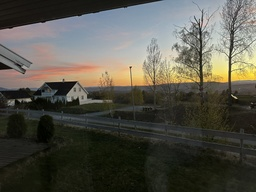
#> input picture lab03/data/IMG_0160.jpg, 256 x 192 px, shrunk from 1024 x 768 before the run; its folder holds only this picture in this run
$ python repeatability.py   (older library calls are emulated)
#> lines starting #> are read from the running program, lines starting #| are printed output that depends on the picture
### lab03/src/utils.py
# common stuff: own Harris, non-maximum suppression, point matching

import csv
import glob
import os

import cv2
import numpy as np
from scipy.spatial import cKDTree

LAB = os.path.dirname(os.path.dirname(os.path.abspath(__file__)))
DATA = os.path.join(LAB, "data")
RESULTS = os.path.join(LAB, "results")
FIG = os.path.join(LAB, "figures")

os.makedirs(RESULTS, exist_ok=True)
os.makedirs(FIG, exist_ok=True)

N_POINTS = 1000   # same limit for every detector
NMS_RADIUS = 10   # same suppression radius for every detector
EPS = 3           # px, same threshold for the repeatability


def image_paths():
    return sorted(glob.glob(os.path.join(DATA, "*.jpg")))


def harris_response(image, k=0.04, sigma=1.5, box=None):
    # steps 1-5; box = window size to sum over a square window instead of the gaussian
    # (that is what cv2.cornerHarris does with blockSize)
    gray = cv2.cvtColor(image, cv2.COLOR_BGR2GRAY).astype(np.float32)
    ix = cv2.Sobel(gray, cv2.CV_32F, 1, 0, ksize=3)
    iy = cv2.Sobel(gray, cv2.CV_32F, 0, 1, ksize=3)
    # products first, then smoothing
    if box is None:
        smooth = lambda m: cv2.GaussianBlur(m, (0, 0), sigma)
    else:
        smooth = lambda m: cv2.boxFilter(m, -1, (box, box), normalize=False)
    a = smooth(ix * ix)
    b = smooth(iy * iy)
    c = smooth(ix * iy)
    return (a * b - c * c) - k * (a + b) ** 2


def nms(points, scores, radius=NMS_RADIUS, n=N_POINTS):
    # steps 6-7: go through the points in order of decreasing score, keep a point if it is
    # farther than radius from everything kept so far, stop at n points
    order = np.argsort(-scores)
    points = points[order]
    kept = []
    for p in points:
        if kept:
            d = np.linalg.norm(np.array(kept) - p, axis=1)
            if d.min() <= radius:
                continue
        kept.append(p)
        if len(kept) == n:
            break
    return np.array(kept, dtype=np.float32)


def points_from_response(r, fraction=0.01):
    # threshold by a fraction of the maximum, and keep only local maxima (3x3)
    # so that the greedy loop in nms has fewer candidates
    local_max = cv2.dilate(r, np.ones((3, 3), np.uint8))
    ys, xs = np.where((r > fraction * r.max()) & (r == local_max))
    points = np.stack([xs, ys], axis=1).astype(np.float32)
    return nms(points, r[ys, xs])


def harris_points(image, box=None):
    return points_from_response(harris_response(image, box=box))


def keypoints_to_points(keypoints):
    # same limit and the same nms as for harris, by the detector's own response
    pts = np.array([kp.pt for kp in keypoints], dtype=np.float32)
    resp = np.array([kp.response for kp in keypoints], dtype=np.float32)
    if len(pts) == 0:
        return pts
    return nms(pts, resp)


# [6 lines left out: function matched_fraction, not called in this run]


def save_csv(name, header, rows):
    with open(os.path.join(RESULTS, name), "w", newline="", encoding="utf-8") as f:
        writer = csv.writer(f)
        writer.writerow(header)
        writer.writerows(rows)

### lab03/src/repeatability.py
# Lab 3, part D: repeatability of Harris, SIFT and ORB under known transformations

import os

import cv2
import matplotlib
matplotlib.use("Agg")
import matplotlib.pyplot as plt
import numpy as np

from utils import EPS, FIG, N_POINTS, harris_points, image_paths, keypoints_to_points, save_csv

np.random.seed(42)

sift = cv2.SIFT_create(nfeatures=N_POINTS)
orb = cv2.ORB_create(nfeatures=N_POINTS)


def detect(name, image):
    if name == "Harris":
        return harris_points(image)
    gray = cv2.cvtColor(image, cv2.COLOR_BGR2GRAY)
    det = sift if name == "SIFT" else orb
    return keypoints_to_points(det.detect(gray, None))


def transform(image, kind, value):
    # returns the new image and the 3x3 matrix H that maps original points to it
    h, w = image.shape[:2]
    if kind == "rotation":
        m = cv2.getRotationMatrix2D((w / 2, h / 2), value, 1.0)
        H = np.vstack([m, [0, 0, 1]])
        return cv2.warpPerspective(image, H, (w, h)), H
    if kind == "scale":
        H = np.diag([value, value, 1.0])
        return cv2.warpPerspective(image, H, (int(w * value), int(h * value))), H
    if kind == "brightness":
        return np.clip(image.astype(np.float32) * value, 0, 255).astype(np.uint8), np.eye(3)
    if kind == "noise":
        noisy = image.astype(np.float32) + np.random.normal(0, value, image.shape)
        return np.clip(noisy, 0, 255).astype(np.uint8), np.eye(3)


def repeatability(p1, p2, H, shape):
    # Step 15: move p1 with H, drop the ones that fell outside the new image,
    # count how many got a p2 point closer than EPS, divide by min(|P1|, |P2|)
    if len(p1) == 0 or len(p2) == 0:
        return 0.0
    moved = cv2.perspectiveTransform(p1.reshape(-1, 1, 2), H).reshape(-1, 2)
    h, w = shape[:2]
    inside = (moved[:, 0] >= 0) & (moved[:, 0] < w) & (moved[:, 1] >= 0) & (moved[:, 1] < h)
    moved = moved[inside]
    if len(moved) == 0:
        return 0.0
    d = np.linalg.norm(moved[:, None, :] - p2[None, :, :], axis=2)
    nearest = d.argmin(axis=1)
    # each p2 point can be used only once, otherwise two close p1 points count the same p2 twice
    matched = np.unique(nearest[d.min(axis=1) < EPS])
    return len(matched) / min(len(moved), len(p2))


# Step 16. Grid of experiments
grid = {
    "rotation": np.arange(0, 91, 10),
    "scale": np.arange(0.5, 2.01, 0.25),
    "brightness": np.arange(0.5, 1.51, 0.1).round(2),
    "noise": np.arange(0, 21, 5),
}
detectors = ["Harris", "SIFT", "ORB"]

images = [cv2.imread(p) for p in image_paths()]
#> images = 1 item
originals = {d: [detect(d, im) for im in images] for d in detectors}
#> in harris_response, image is the input picture: shape (192, 256, 3); mean B, G, R 74.1, 83.8, 85.4
#> in harris_response, `b = smooth(iy * iy)`:
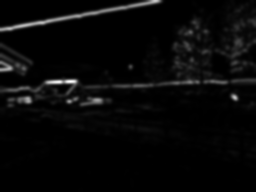
#> b: shape (192, 256) float32; min 4.64, max 159146.9, mean 5406.8; drawn with min black and max white
#> in harris_response, `return (a * b - c * c) - k * (a + b) ** 2`:
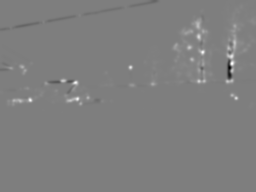
#> returned value: shape (192, 256) float32; min -2.82e+09, max 2.87e+09, mean 21813902; drawn with min black and max white
#> in points_from_response, `local_max = cv2.dilate(r, np.ones((3, 3), np.uint8))`:
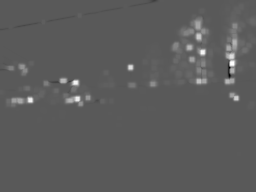
#> local_max: shape (192, 256) float32; min -1.55e+09, max 2.87e+09, mean 52242996; drawn with min black and max white
#> in points_from_response, `ys, xs = np.where((r > fraction * r.max()) & (r == local_max))`: ys = 138 values from 0 to 103; xs = 138 values, max 253 at index 31, min 0 at index 115, mean 160.8
#> in points_from_response, `points = np.stack([xs, ys], axis=1).astype(np.float32)`: points = 138 pairs, first value 0 to 253, second value 0 to 103
#> in nms, `order = np.argsort(-scores)`: order = 138 values, max 137 at index 109, min 0 at index 135, mean 68.5
#> the loop in nms, `for p in points:` made 138 passes
#> (p, d) on passes 2 to 10: ([202, 52], [31.95]), ([75, 82], [158.1, 130.5]), ([30, 100], [205.4, 178.6, 48.47]), ([77, 98], [158.9, 133.2, 16.12, 47.04]), ([231, 56], [7.07, 29.27, 158.2, 205.8, 159.6]), ([130, 67], [102.1, 73.55, 57.01, 105.3, 61.4]), ([236, 98], [35.23, 57.2, 161.8, 206, 159, 110.4]), ([198, 36], [43.42, 16.49, 131.3, 179.8, 136, 74.73, 72.72]), ([199, 81], [37.59, 29.15, 124, 170.1, 123.2, 70.41, 40.72, 45.01])
#> p on passes 1, 11, 12, 13, 14, 15: [232, 63], [189, 47], [63, 80], [227, 81], [234, 42], [70, 100]
#> after the loop in nms, `for p in points:`: kept = 57 pairs, first value 0 to 253, second value 1 to 103
#> in keypoints_to_points, `pts = np.array([kp.pt for kp in keypoints], dtype=np.float32)`: pts = 162 pairs, first value 2.37 to 252.5, second value 7.28 to 129.9
#> in keypoints_to_points, `resp = np.array([kp.response for kp in keypoints], dtype=np.float32)`: resp = 162 values, max 0.0758 at index 136, min 0.0136 at index 72, mean 0.0303
#> the loop in nms (call 2), `for p in points:` made 162 passes
#> (p, d) on passes 2 to 12: ([229.9, 57.55], [6.69]), ([229.9, 57.55], [6.69]), ([28.22, 99.77], [204.8]), ([28.22, 99.77], [204.8, 0]), ([230.7, 50.14], [14.12, 208.4]), ([230.7, 50.14], [14.12, 208.4, 0]), ([64.36, 86.87], [167.1, 38.37, 170.3]), ([74.06, 82.7], [156.9, 48.92, 160, 10.56]), ([200.6, 70.02], [29.85, 174.9, 36.04, 137.3, 127.2]), ([19.77, 100.2], [213.2, 8.47, 216.8, 46.55, 57.06, 183.4]), ([73.39, 83], [157.6, 48.18, 160.7, 9.83, 0.736, 127.9])
#> p on passes 1, 17, 18, 19, 20, 21: [229.9, 64.24], [77.49, 99], [69.54, 96.38], [217.7, 67.84], [204.8, 79.71], [204.8, 79.71]
#> originals = 3 items

rows = []
for kind, values in grid.items():
    print(kind)
    mean = {d: [] for d in detectors}
    for v in values:
        for d in detectors:
            scores = []
            for im, p1 in zip(images, originals[d]):
                warped, H = transform(im, kind, v)
                p2 = detect(d, warped)
                scores.append(repeatability(p1, p2, H, warped.shape))
            mean[d].append(np.mean(scores))
            rows.append([kind, v, d, round(np.mean(scores), 4), round(np.std(scores), 4)])
        print(f"  {v}: " + "  ".join(f"{d} {mean[d][-1] * 100:.0f} %" for d in detectors))

    plt.figure(figsize=(6, 4))
    for d in detectors:
        plt.plot(values, np.array(mean[d]) * 100, "o-", label=d)
    plt.xlabel({"rotation": "angle, deg", "scale": "scale", "brightness": "brightness factor",
                "noise": "noise sigma"}[kind])
    plt.ylabel("repeatability, %")
    plt.ylim(0, 105)
    plt.title(f"{kind}, mean over {len(images)} images")
    plt.grid(alpha=0.3)
    plt.legend()
    plt.savefig(os.path.join(FIG, f"repeatability_{kind}.png"), dpi=150, bbox_inches="tight")
    plt.close()
#> this loop made 4 passes
#> pass 1, in repeatability (call 3), `d = np.linalg.norm(moved[:, None, :] - p2[None, :, :], axis=2)`:
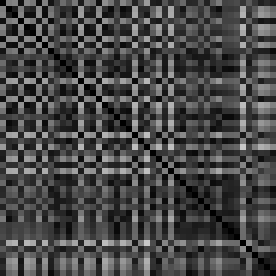
#> d: shape (46, 46) float32 (shown 6 times larger); min 0, max 201.2, mean 71.3
#> pass 1, in harris_response (call 3), `gray = cv2.cvtColor(image, cv2.COLOR_BGR2GRAY).astype(np.float32)`:
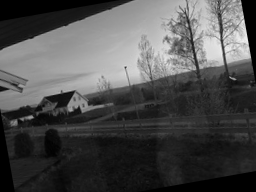
#> gray: shape (192, 256) float32; min 0, max 239, mean 77.5
#> pass 1, `plt.savefig(os.path.join(FIG, f"repeatability_{kind}.png"), dpi=150, b..`:
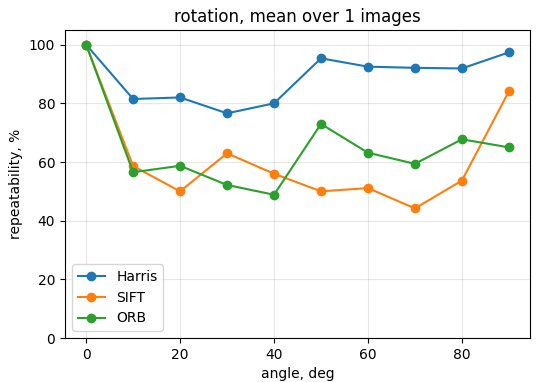
#> figure drawn by matplotlib, 1 panel; curve peaks at x = 0, y = 100; curve peaks at x = 0, y = 100; curve peaks at x = 0, y = 100
#> pass 2, `plt.savefig(os.path.join(FIG, f"repeatability_{kind}.png"), dpi=150, b..`:
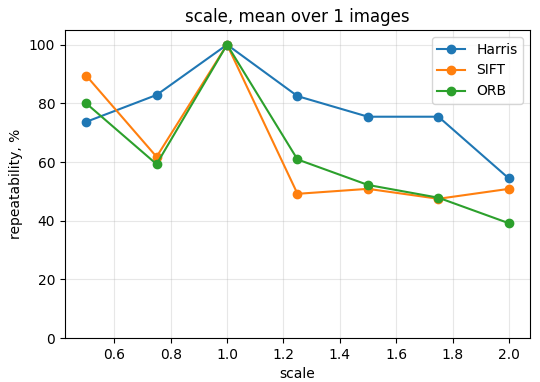
#> figure drawn by matplotlib, 1 panel
#> after the loop, rows = 99 items, first 6: ['rotation', 0, 'Harris', 1, 0], ['rotation', 0, 'SIFT', 1, 0], ['rotation', 0, 'ORB', 1, 0], ['rotation', 10, 'Harris', 0.815, 0], ['rotation', 10, 'SIFT', 0.586, 0], ['rotation', 10, 'ORB', 0.565, 0]

save_csv("repeatability.csv", ["transform", "value", "detector", "mean", "std"], rows)

$ run again, on lab03/data/IMG_0663.jpg
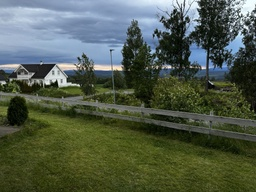
#> input picture lab03/data/IMG_0663.jpg, 256 x 192 px, shrunk from 1024 x 768 before the run
#> images = 1 item
#> in harris_response, image is the input picture: shape (192, 256, 3); mean B, G, R 75.7, 91.3, 80.6
#> ys = 152 values from 0 to 120; xs = 152 values, max 255 at index 17, min 5 at index 129, mean 156.6
#> in points_from_response, `points = np.stack([xs, ys], axis=1).astype(np.float32)`: points = 152 pairs, first value 5 to 255, second value 0 to 120
#> order = 152 values, max 151 at index 151, min 0 at index 121, mean 75.5
#> the loop in nms, `for p in points:` made 152 passes
#> (p, d) on passes 2 to 9: ([199, 8], [160.6]), ([67, 81], [11, 150.8]), ([49, 83], [7.28, 167.7, 18.11]), ([244, 29], [195.1, 49.66, 184.5]), ([240, 14], [195.8, 41.44, 185.5, 15.52]), ([45, 84], [11.4, 171.7, 22.2, 206.5, 207.2]), ([170, 67], [114.9, 65.74, 103.9, 83.19, 87.8, 126.2]), ([5, 83], [51.04, 208, 62.03, 245, 244.9, 40.01, 165.8])
#> after the loop in nms, `for p in points:`: kept = 71 pairs, first value 5 to 254, second value 3 to 120
#> pts = 375 pairs, first value 3.11 to 250.9, second value 3.53 to 185.3
#> resp = 375 values, max 0.0841 at index 222, min 0.0134 at index 370, mean 0.0326
#> the loop in nms (call 2), `for p in points:` made 375 passes
#> (p, d) on passes 2 to 9: ([3.41, 82.52], [166.5]), ([3.41, 82.52], [166.5, 0]), ([246.4, 27.34], [86.67, 249.2]), ([246.4, 27.34], [86.67, 249.2, 0]), ([56.16, 82.08], [114.1, 52.75, 198]), ([56.16, 82.08], [114.1, 52.75, 198, 0]), ([10.77, 79.51], [158.9, 7.95, 241.3, 45.46]), ([10.77, 79.51], [158.9, 7.95, 241.3, 45.46])
#> originals = 3 items
#> the loop `for kind, values in grid.items():` made 4 passes
#> pass 1, in harris_response (call 3), `gray = cv2.cvtColor(image, cv2.COLOR_BGR2GRAY).astype(np.float32)`:
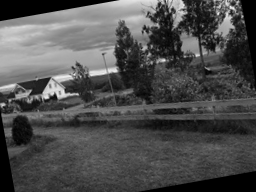
#> gray: shape (192, 256) float32; min 0, max 240, mean 78.2
#> pass 2, `plt.savefig(os.path.join(FIG, f"repeatability_{kind}.png"), dpi=150, b..`:
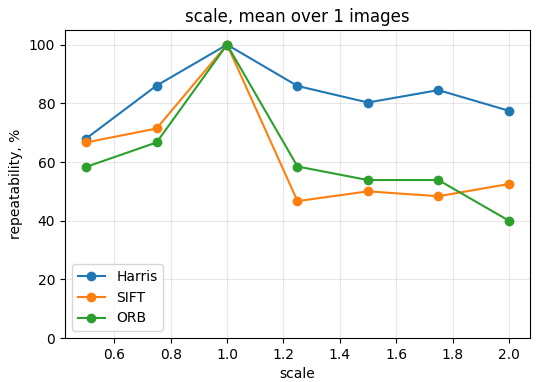
#> figure drawn by matplotlib, 1 panel
#> after the loop `for kind, values in grid.items():`: rows = 99 items, first 6: ['rotation', 0, 'Harris', 1, 0], ['rotation', 0, 'SIFT', 1, 0], ['rotation', 0, 'ORB', 1, 0], ['rotation', 10, 'Harris', 0.8, 0], ['rotation', 10, 'SIFT', 0.687, 0], ['rotation', 10, 'ORB', 0.677, 0]

$ run again, on lab03/data/IMG_1328.jpg
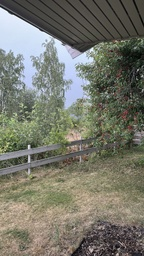
#> input picture lab03/data/IMG_1328.jpg, 144 x 256 px, shrunk from 576 x 1024 before the run
#> images = 1 item
#> in harris_response, image is the input picture: shape (256, 144, 3); mean B, G, R 107.7, 119.4, 118.8
#> ys = 252 values from 7 to 255; xs = 252 values, max 143 at index 85, min 0 at index 0, mean 70.17
#> in points_from_response, `points = np.stack([xs, ys], axis=1).astype(np.float32)`: points = 252 pairs, first value 0 to 143, second value 7 to 255
#> order = 252 values, max 251 at index 80, min 0 at index 70, mean 125.5
#> the loop in nms, `for p in points:` made 252 passes
#> (p, d) on passes 2 to 8: ([92, 48], [115.7]), ([91, 251], [122.8, 203]), ([117, 254], [140.1, 207.5, 26.17]), ([81, 52], [106.6, 11.7, 199.3, 205.2]), ([28, 161], [16.03, 129.9, 109.9, 128.7, 121.2]), ([118, 248], [136.1, 201.7, 27.17, 6.08, 199.5, 125.2]), ([63, 44], [106.6, 29.27, 208.9, 216.8, 19.7, 122.1])
#> after the loop in nms, `for p in points:`: kept = 105 pairs, first value 0 to 143, second value 7 to 254
#> pts = 318 pairs, first value 2.47 to 140.2, second value 9.97 to 253.1
#> resp = 318 values, max 0.0688 at index 228, min 0.0134 at index 162, mean 0.024
#> the loop in nms (call 2), `for p in points:` made 318 passes
#> (p, d) on passes 2 to 9: ([28.79, 160.9], [128.1]), ([91.26, 250.4], [201.1, 109.1]), ([57.61, 42.99], [34.54, 121.4, 210.1]), ([86.23, 58.12], [10.3, 117.8, 192.3, 32.37]), ([55.73, 39.98], [37.04, 123.9, 213.4, 3.55, 35.49]), ([81.87, 50.42], [9.77, 122.6, 200.2, 25.36, 8.85]), ([81.87, 50.02], [9.73, 123, 200.6, 25.26, 9.2]), ([80.99, 46.31], [11, 126, 204.3, 23.61, 12.92])
#> originals = 3 items
#> the loop `for kind, values in grid.items():` made 4 passes
#> pass 1, in harris_response (call 3), `gray = cv2.cvtColor(image, cv2.COLOR_BGR2GRAY).astype(np.float32)`:
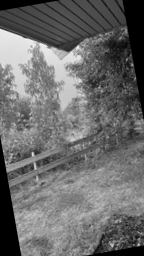
#> gray: shape (256, 144) float32; min 0, max 245, mean 107
#> pass 2, `plt.savefig(os.path.join(FIG, f"repeatability_{kind}.png"), dpi=150, b..`:
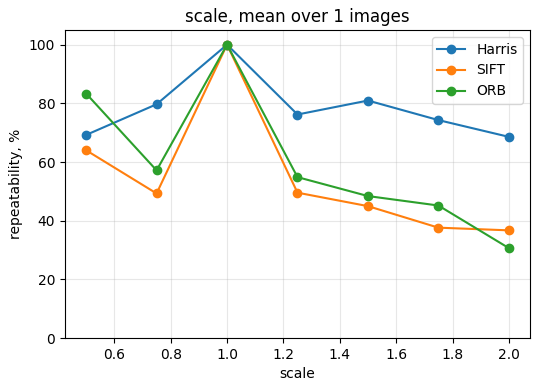
#> figure drawn by matplotlib, 1 panel
#> after the loop `for kind, values in grid.items():`: rows = 99 items, first 6: ['rotation', 0, 'Harris', 1, 0], ['rotation', 0, 'SIFT', 1, 0], ['rotation', 0, 'ORB', 1, 0], ['rotation', 10, 'Harris', 0.787, 0], ['rotation', 10, 'SIFT', 0.524, 0], ['rotation', 10, 'ORB', 0.516, 0]

$ run again, on lab03/data/IMG_2217.jpg
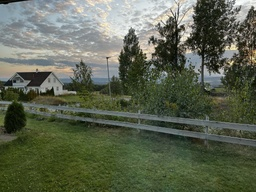
#> input picture lab03/data/IMG_2217.jpg, 256 x 192 px, shrunk from 1024 x 768 before the run
#> images = 1 item
#> in harris_response, image is the input picture: shape (192, 256, 3); mean B, G, R 81.3, 100.1, 92.7
#> ys = 199 values from 0 to 131; xs = 199 values, max 255 at index 14, min 0 at index 169, mean 156.9
#> in points_from_response, `points = np.stack([xs, ys], axis=1).astype(np.float32)`: points = 199 pairs, first value 0 to 255, second value 0 to 131
#> order = 199 values, max 198 at index 192, min 0 at index 98, mean 99
#> the loop in nms, `for p in points:` made 199 passes
#> (p, d) on passes 2 to 9: ([179, 26], [77.88]), ([164, 39], [95.82, 19.85]), ([155, 47], [107, 31.89, 12.04]), ([189, 36], [71.31, 14.14, 25.18, 35.74]), ([182, 26], [74.95, 3, 22.2, 34.21, 12.21]), ([152, 54], [112.4, 38.9, 19.21, 7.62, 41.15]), ([144, 53], [119.4, 44.2, 24.41, 12.53, 48.1]), ([146, 58], [119.5, 45.97, 26.17, 14.21, 48.3, 5.39])
#> after the loop in nms, `for p in points:`: kept = 86 pairs, first value 0 to 255, second value 1 to 131
#> pts = 429 pairs, first value 3.08 to 252.5, second value 2.51 to 183
#> resp = 429 values, max 0.0793 at index 259, min 0.0134 at index 100, mean 0.0289
#> the loop in nms (call 2), `for p in points:` made 429 passes
#> (p, d) on passes 2 to 9: ([164.4, 38.58], [0]), ([178.4, 26.34], [18.61]), ([184.3, 36.23], [20.03, 11.5]), ([184.3, 36.23], [20.03, 11.5, 0]), ([182.1, 26.58], [21.44, 3.76, 9.87]), ([231.1, 63.54], [71.2, 64.48, 54.18]), ([147.8, 50.14], [20.19, 38.75, 39.01, 84.31]), ([147.8, 50.14], [20.19, 38.75, 39.01, 84.31, 0])
#> originals = 3 items
#> the loop `for kind, values in grid.items():` made 4 passes
#> pass 2, `plt.savefig(os.path.join(FIG, f"repeatability_{kind}.png"), dpi=150, b..`:
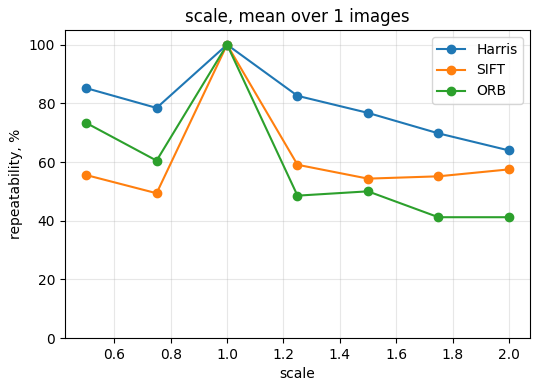
#> figure drawn by matplotlib, 1 panel
#> after the loop `for kind, values in grid.items():`: rows = 99 items, first 6: ['rotation', 0, 'Harris', 1, 0], ['rotation', 0, 'SIFT', 1, 0], ['rotation', 0, 'ORB', 1, 0], ['rotation', 10, 'Harris', 0.808, 0], ['rotation', 10, 'SIFT', 0.62, 0], ['rotation', 10, 'ORB', 0.632, 0]
